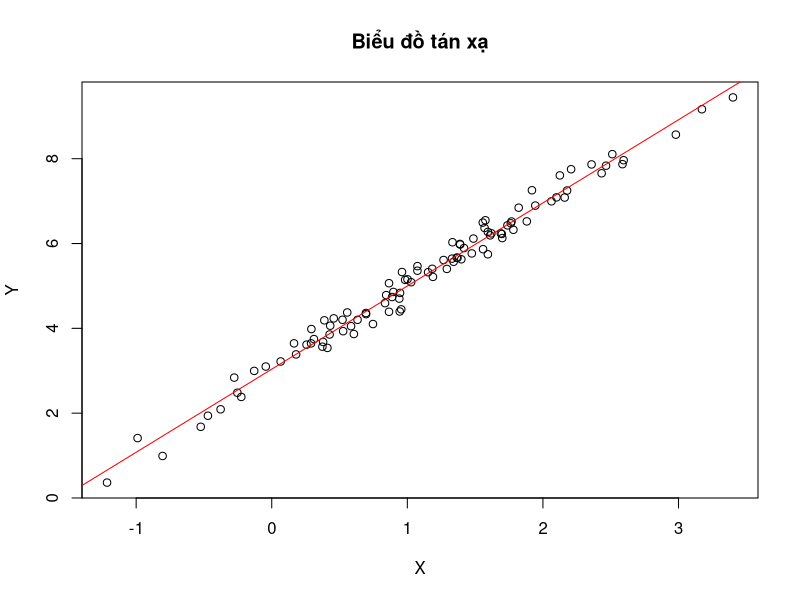

This figure's R source:
## ---- chunk 1
set.seed(1)
X = rnorm(100, 1, 1)
## ---- chunk 2
set.seed(2)
e = rnorm(100, 0, 0.2)
## ---- chunk 3
Y = 3 + 2*X + e
## ---- chunk 4
matrix = cbind(X, Y)
data = as.data.frame(matrix)
lm.fit = lm(Y ~ X, data)
lm.fit
## ---- chunk 5
summary(lm.fit)
## ---- chunk 6
e_h = lm.fit$residuals
shapiro.test(e_h)
## ---- chunk 7
t.test(e_h)
## ---- chunk 8
plot(data, main = "Biểu đồ tán xạ")
abline(lm.fit, col='red')
## ---- chunk 9
data(iris)
## ---- chunk 10
set.seed(1)
sample <- sample(c(TRUE, FALSE), nrow(iris), replace=TRUE, prob=c(0.7, 0.3))
train <- iris[sample, ]

test <- iris[!sample, ]
## ---- chunk 11
lm.fit = lm(Sepal.Length ~ Petal.Length, train)
summary(lm.fit)
## ---- chunk 12
confint(lm.fit)
## ---- chunk 13
e_iris = lm.fit$residuals
shapiro.test(e_iris)
## ---- chunk 14
t.test(e_iris)
## ---- chunk 15
Y_iris = test$Sepal.Length
mean_Y = mean(Y_iris)
TSS = sum((Y_iris - mean_Y) * (Y_iris - mean_Y))
RSS = sum((test$Sepal.Length - lm.fit$coefficients[1] - lm.fit$coefficients[2] * test$Petal.Length) ^ 2)
R2 = 1 - RSS/TSS
R2
